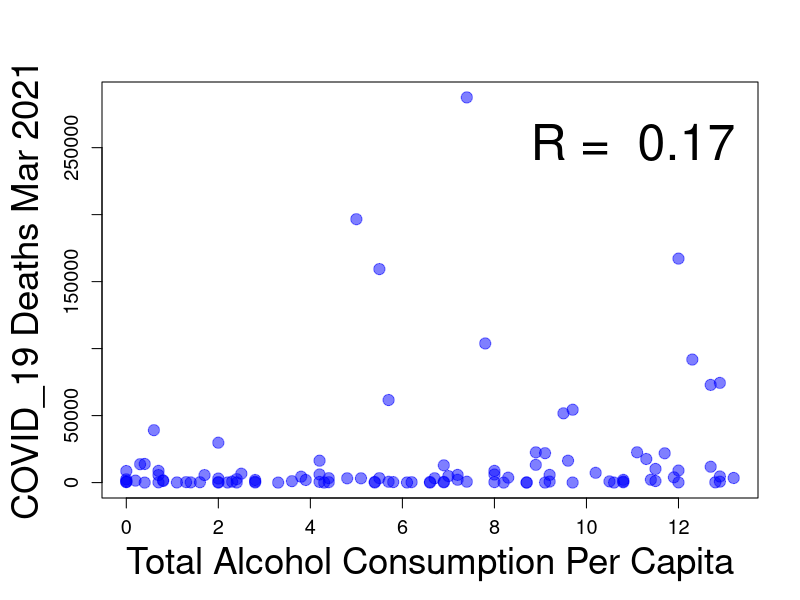
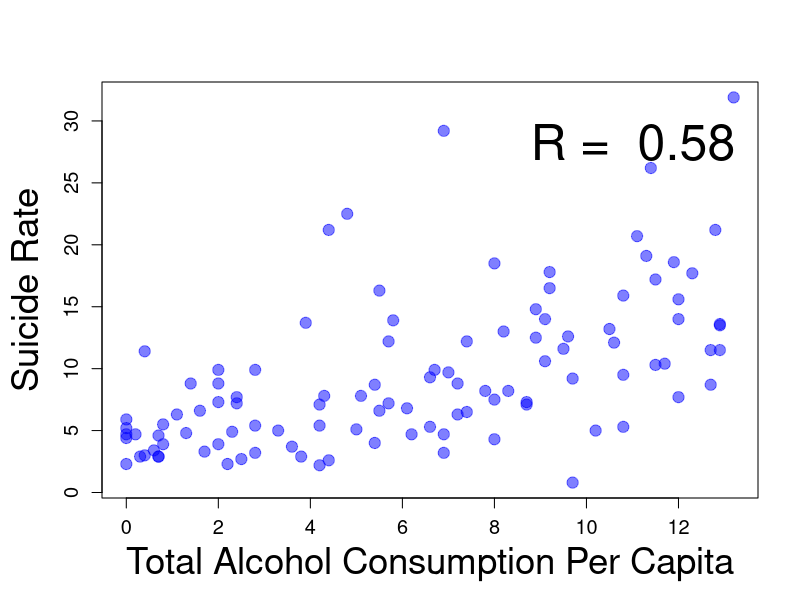
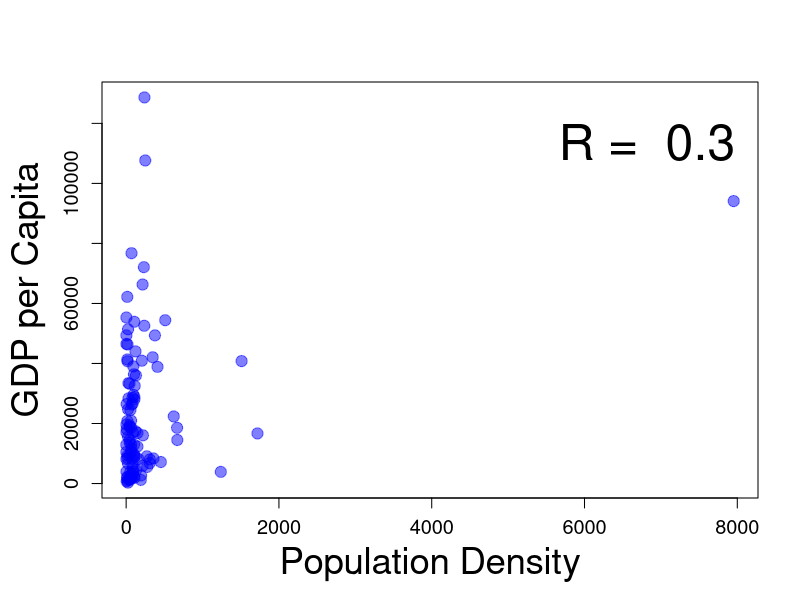
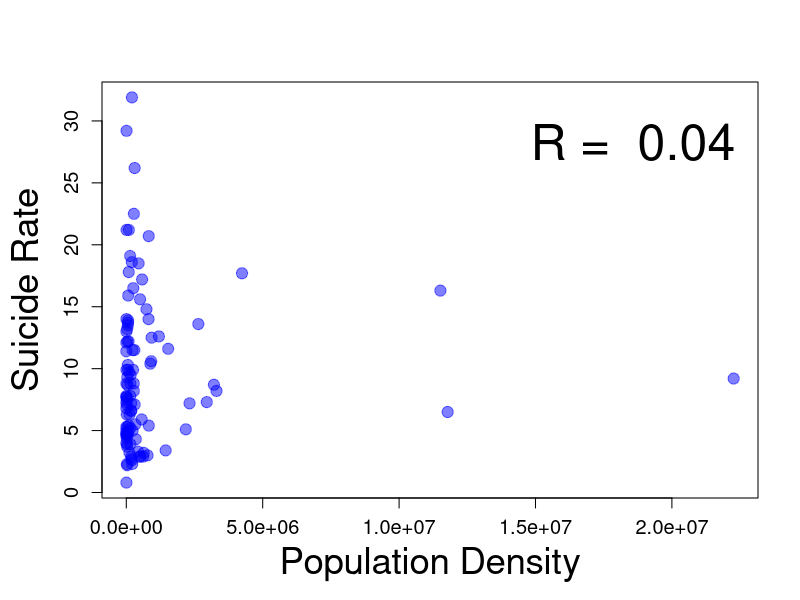
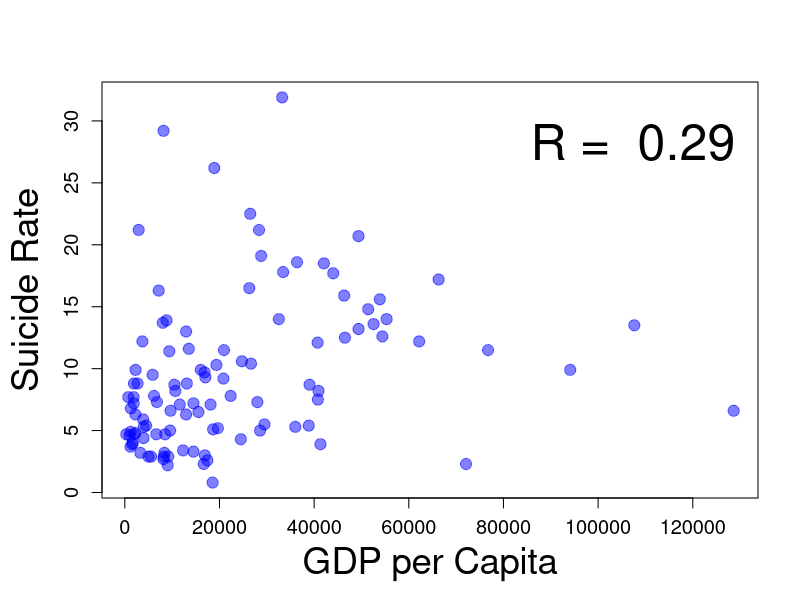
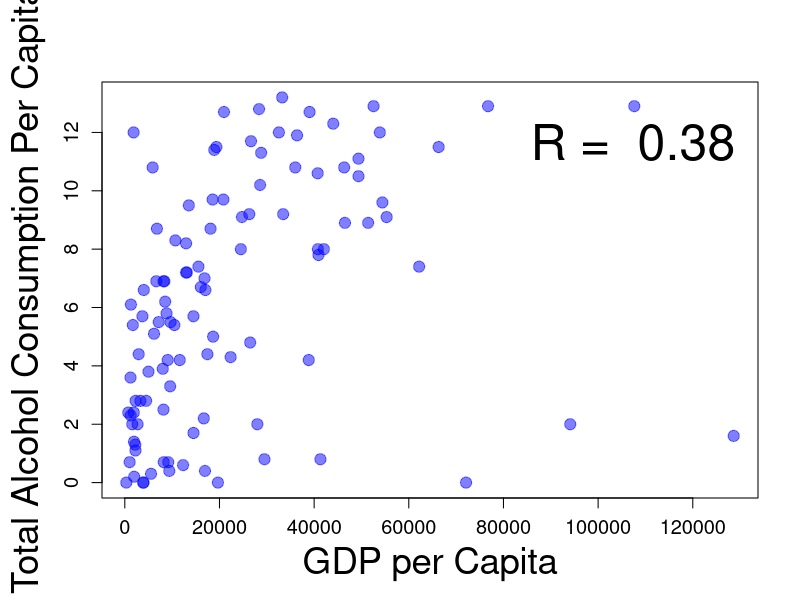
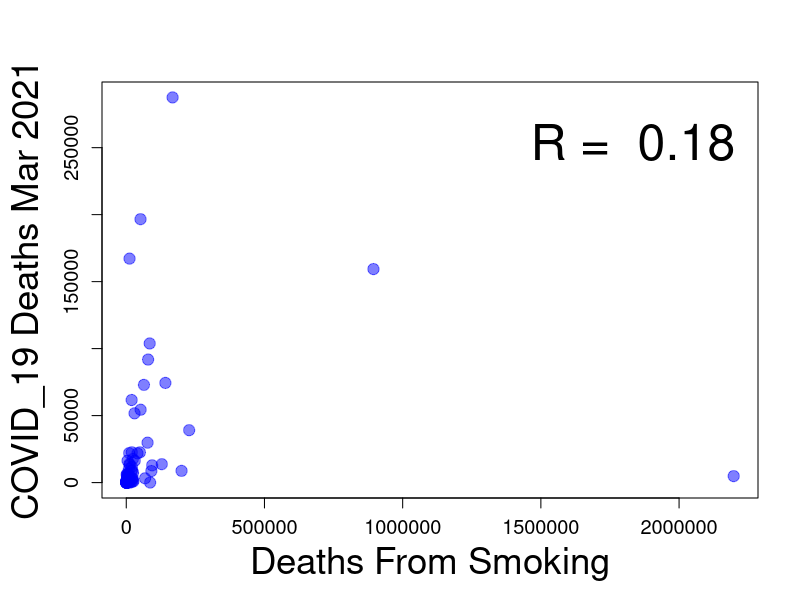
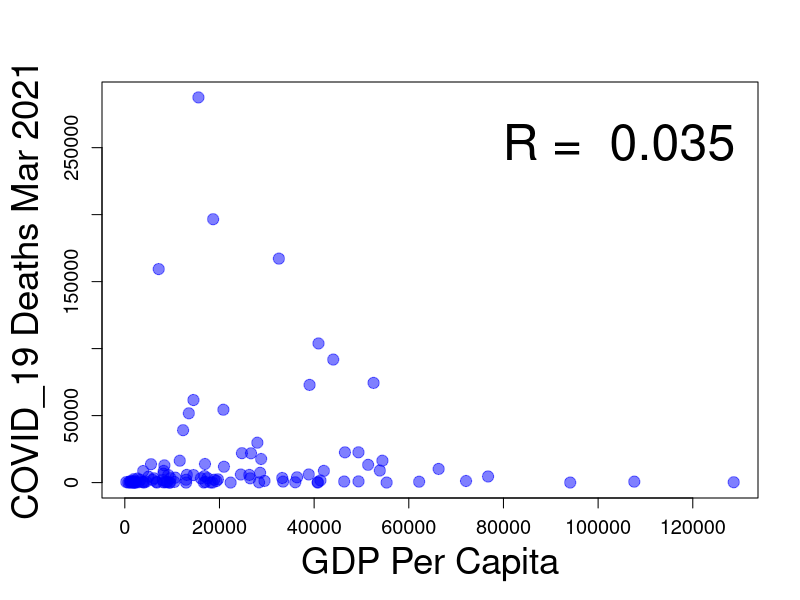

Generate these figures, in order, with R:
#import libraries
library(dplyr)
library(e1071)  # For skewness calculation
library(ggplot2)
library(data.table)

#import data
covid_data <- fread("covid.csv", select = 1:11)
names(covid_data)
#create an output folder
if (!dir.exists("output")) {
  dir.create("output")
}
#data processing
names(covid_data) <- gsub(" ", "_", names(covid_data))
#cahnge data columns
# Assuming your dataframe is named df
names(covid_data) <- c(
  "Country",
  "GDP_Per_Capita",
  "Population_Density",
  "Total_Alcohol_Consumption_Per_Capita",
  "Suicide_Rate",
  "Continent",
  "Deaths_From_Smoking",
  "Drug_Legalization_Medical",  # Binary: 1 for yes, 0 for no
  "Compulsory_Military_Service", # Binary: 1 for yes, 0 for no
  "COVID_19_Cases_Mar_20_2021",
  "COVID_19_Deaths_Mar_20_2021"
)

##--------------------------------------------------------------------Q4------------------------------------------------------------##
plot_and_save <- function(df, x, y, name_file, xlabel, y_label) {
    # Function description
    'The function gets a dataset, x and y, and saves a scatter plot.'

    # Define the path and name of the output file
    png(file = paste0("output/", name_file, ".png"), width = 800, height = 600)

    # Adjust margins (bottom, left, top, right)
    par(mar = c(5, 5, 4, 2) + 0.1)  # Adjust margins; you might need to tweak these values

    # Fit a linear model
    model <- lm(df[[y]] ~ df[[x]], data = df)

    # Get the R-squared value from the summary
    summary_model <- summary(model)
    r_squared <- summary_model$r.squared

    # Calculate the correlation coefficient
    correlation_coefficient <- cor(df[[x]], df[[y]])

    # Create the plot using the specified data frame columns
    plot(df[[x]], df[[y]],
         xlab = xlabel,        # X-axis label
         ylab = y_label,       # Y-axis label
         pch = 19,             # Type of point; 19 is a solid circle
         col = rgb(0, 0, 1, 0.5),  # Blue color with transparency
         cex = 1.5,            # Size of the points
         cex.lab = 2.2,        # Increase the font size of the axis labels
         cex.axis = 1.2,       # Increase the font size of the axis tick marks
         cex.main = 2.5        # Increase the font size of the main title
    )

    # Add text to the plot with R-squared and correlation coefficient
        legend("topright", 
                legend = c(paste("R = ", format(correlation_coefficient, digits = 2))),
                cex = 3,          # Increase the size of the text in the legend
                bty = "n")          # No box around the legend

    # Close the device driver to save the file
    dev.off()
}

# alcohol cosumtion vs COVID_19_Deaths_Mar_20_2021
    plot_and_save(
        df = covid_data,         # Data frame name
        x = "Total_Alcohol_Consumption_Per_Capita", # Column for x-axis
        y = "COVID_19_Deaths_Mar_20_2021",    # Column for y-axis
        name_file = "Total_Alcohol_Consumption_Per_Capita vs COVID_19_Deaths_Mar_20_2021",     # File name for the plot image
        xlabel = "Total Alcohol Consumption Per Capita", # Label for the x-axis
        y_label = "COVID_19 Deaths Mar 2021"     # Label for the y-axis
    )



# alcohol cosumtion vs Suicide_Rate
    plot_and_save(
        df = covid_data,         # Data frame name
        x = "Total_Alcohol_Consumption_Per_Capita", # Column for x-axis
        y = "Suicide_Rate",    # Column for y-axis
        name_file = "Total_Alcohol_Consumption_Per_Capita vs Suicide_Rate",     # File name for the plot image
        xlabel = "Total Alcohol Consumption Per Capita", # Label for the x-axis
        y_label = "Suicide Rate"     # Label for the y-axis
    )


# density vs gdp
    plot_and_save(
        df = covid_data,         # Data frame name
        x = "Population_Density", # Column for x-axis
        y = "GDP_Per_Capita",    # Column for y-axis
        name_file = "Population_Density vs GDP_Per_Capita",     # File name for the plot image
        xlabel = "Population Density", # Label for the x-axis
        y_label = "GDP per Capita"     # Label for the y-axis
    )

# density vs Suicide_Rate
    plot_and_save(
        df = covid_data,         # Data frame name
        x = "COVID_19_Cases_Mar_20_2021", # Column for x-axis
        y = "Suicide_Rate",    # Column for y-axis
        name_file = "Population_Density vs Suicide_Rate",     # File name for the plot image
        xlabel = "Population Density", # Label for the x-axis
        y_label = "Suicide Rate"     # Label for the y-axis
    )

# gdp vs Suicide_Rate
    plot_and_save(
        df = covid_data,         # Data frame name
        x = "GDP_Per_Capita", # Column for x-axis
        y = "Suicide_Rate",    # Column for y-axis
        name_file = "GDP_Per_Capita vs Suicide_Rate",     # File name for the plot image
        xlabel ="GDP per Capita", # Label for the x-axis
        y_label = "Suicide Rate"     # Label for the y-axis
    )

# Deaths_From_Smoking vs Suicide_Rate
    plot_and_save(
        df = covid_data,         # Data frame name
        x = "GDP_Per_Capita", # Column for x-axis
        y = "Total_Alcohol_Consumption_Per_Capita",    # Column for y-axis
        name_file = "GDP_Per_Capita vs Total Alcohol Consumption",     # File name for the plot image
        xlabel = "GDP per Capita", # Label for the x-axis
        y_label = "Total Alcohol Consumption Per Capita"     # Label for the y-axis
    )



# GDP_Per_Capita vs COVID_19_Deaths_Mar_20_2021
    plot_and_save(
        df = covid_data,         # Data frame name
        x = "Deaths_From_Smoking", # Column for x-axis
        y = "COVID_19_Deaths_Mar_20_2021",    # Column for y-axis
        name_file = "Deaths_From_Smoking vs COVID_19_Deaths_Mar_20_2021",     # File name for the plot image
        xlabel =  "Deaths From Smoking", # Label for the x-axis
        y_label = "COVID_19 Deaths Mar 2021"     # Label for the y-axis
    )



# GDP_Per_Capita vs COVID_19_Deaths_Mar_20_2021
    plot_and_save(
        df = covid_data,         # Data frame name
        x = "GDP_Per_Capita", # Column for x-axis
        y = "COVID_19_Deaths_Mar_20_2021",    # Column for y-axis
        name_file = "GDP_Per_Capita vs COVID_19_Deaths_Mar_20_2021",     # File name for the plot image
        xlabel =  "GDP Per Capita", # Label for the x-axis
        y_label = "COVID_19 Deaths Mar 2021"     # Label for the y-axis
    )



##--------------------------------------------------------------------Q5------------------------------------------------------------##




# Selecting only continuous variables
continuous_vars <- covid_data %>% select(
  GDP_Per_Capita,
  Population_Density,
  Total_Alcohol_Consumption_Per_Capita,
  Suicide_Rate,
  Deaths_From_Smoking,
  COVID_19_Cases_Mar_20_2021,
  COVID_19_Deaths_Mar_20_2021
)

# Calculating descriptive statistics
descriptive_stats <- continuous_vars %>% summarise_all(
  list(
    mean = ~mean(., na.rm = TRUE),
    median = ~median(., na.rm = TRUE),
    sd = ~sd(., na.rm = TRUE),
    IQR = ~IQR(., na.rm = TRUE),
    skewness = ~skewness(., na.rm = TRUE)
  )
)

# Print the results
write.csv(descriptive_stats, "output/descriptive_stats.csv", row.names = FALSE)


# Split data into two groups based on Compulsory Military Service
grouped_data <- covid_data %>%
  group_by(Compulsory_Military_Service) %>%
  summarise(
    mean = mean(COVID_19_Cases_Mar_20_2021, na.rm = TRUE),
    median = median(COVID_19_Cases_Mar_20_2021, na.rm = TRUE),
    sd = sd(COVID_19_Cases_Mar_20_2021, na.rm = TRUE),
    skewness = skewness(COVID_19_Cases_Mar_20_2021, na.rm = TRUE),
    IQR = IQR(COVID_19_Cases_Mar_20_2021, na.rm = TRUE)
  )

# Print the results
write.csv(grouped_data, "output/Compulsory_Military_Service_descriptive_stats.csv", row.names = FALSE)


##----------------------------------------------Q6----------------------------------------##
library(ggplot2)
library(dplyr)
library(tidyr)

theme(
  text = element_text(size = 16),  # Base text size
  axis.text.x = element_text(size = 18, angle = 45, hjust = 1),  # X-axis text size
  axis.text.y = element_text(size = 18),  # Y-axis text size
  axis.title = element_text(size = 20),  # Axis titles size
  plot.title = element_text(size = 22)  # Plot title size
)
library(ggplot2)
library(dplyr)
library(tidyr)

features <- c("GDP_Per_Capita", "Population_Density", 
              "Suicide_Rate", "Deaths_From_Smoking", "COVID_19_Cases_Mar_20_2021",
              "COVID_19_Deaths_Mar_20_2021", "Total_Alcohol_Consumption_Per_Capita")

outliers_info <- data.frame(Feature = character(), Outlier_Index = integer(), Outlier_Value = numeric(), Deviation = numeric(), stringsAsFactors = FALSE)

for (feature in features) {
  p <- ggplot(covid_data, aes_string(x = "factor(1)", y = feature)) +
    geom_boxplot(outlier.colour = "red", outlier.shape = 1) +
    labs(title = paste("Boxplot of", feature), x = "", y = feature) +
    theme(text = element_text(size = 16),
          axis.text.x = element_text(size = 18, angle = 45, hjust = 1),
          axis.text.y = element_text(size = 18),
          axis.title = element_text(size = 20),
          plot.title = element_text(size = 22))

  ggsave(paste0("output/", feature, "_boxplot.png"), plot = p, width = 8, height = 6, dpi = 300)
  
  Q1 <- quantile(covid_data[[feature]], 0.25, na.rm = TRUE)
  Q3 <- quantile(covid_data[[feature]], 0.75, na.rm = TRUE)
  IQR <- Q3 - Q1
  lower_bound <- Q1 - 1.5 * IQR
  upper_bound <- Q3 + 1.5 * IQR
  
  outlier_indices <- which(covid_data[[feature]] < lower_bound | covid_data[[feature]] > upper_bound)
  outlier_values <- covid_data[[feature]][outlier_indices]
  deviations <- ifelse(outlier_values < lower_bound, abs(outlier_values - lower_bound), abs(outlier_values - upper_bound))
  
  # Create a temporary data frame only if there are outliers
  if (length(outlier_indices) > 0) {
    temp_df <- data.frame(Feature = rep(feature, length(outlier_indices)), 
                          Outlier_Index = outlier_indices, 
                          Outlier_Value = outlier_values, 
                          Deviation = deviations, 
                          stringsAsFactors = FALSE)
  } else {
    # Insert NA to maintain the structure in case there are no outliers
    temp_df <- data.frame(Feature = feature, 
                          Outlier_Index = NA, 
                          Outlier_Value = NA, 
                          Deviation = NA, 
                          stringsAsFactors = FALSE)
  }
  
  outliers_info <- rbind(outliers_info, temp_df)
}




#change outliers values
covid_data$Deaths_From_Smoking[c(27, 52)] <- 227477.4
covid_data$Population_Density[c(99)] <- 1718


